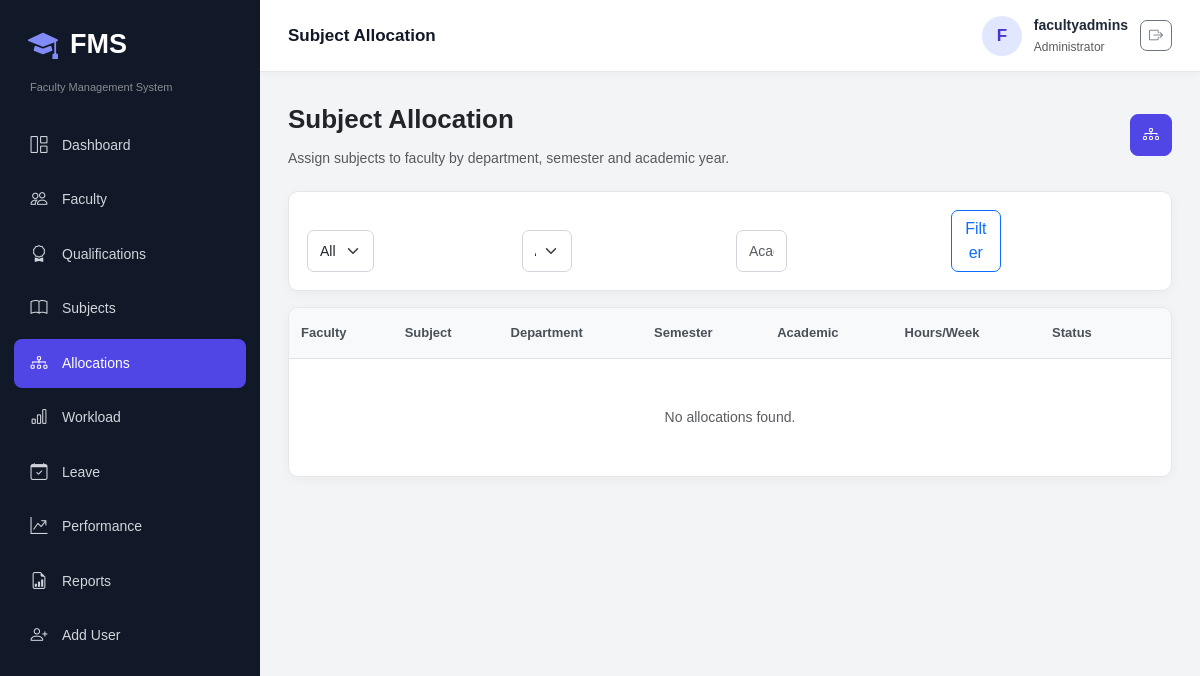
The app's page /allocations/ (signed in), older data.
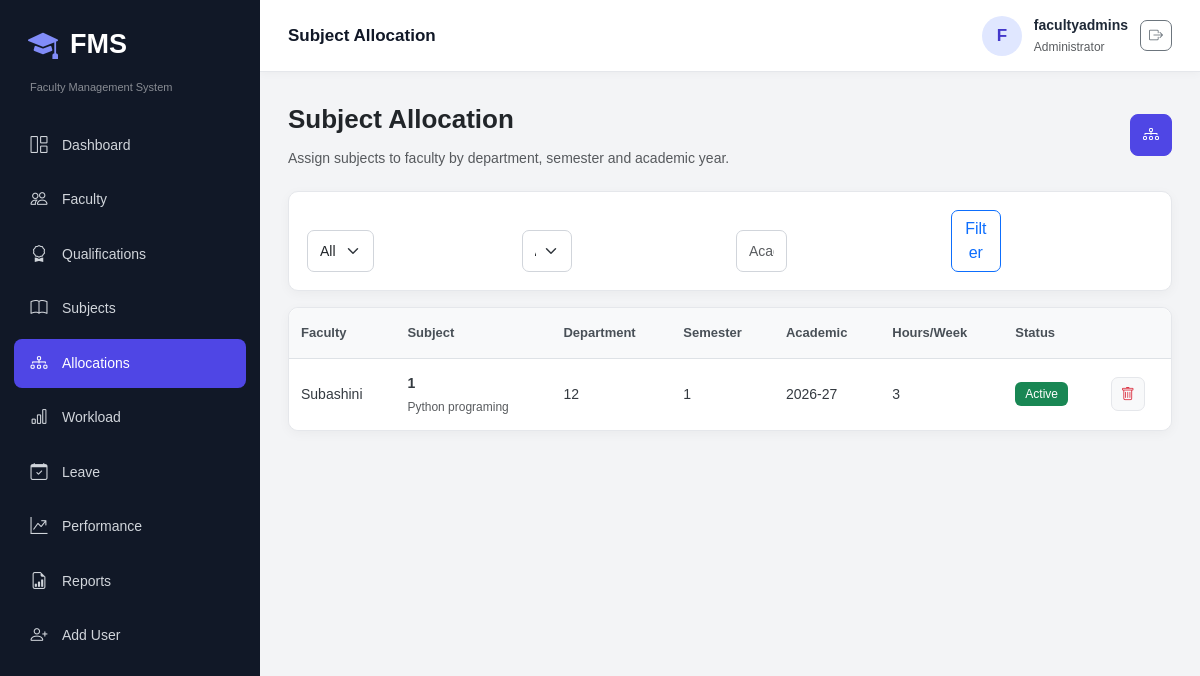
The same page, newer data.
### fms_app/models.py (models this page shows, shortened)
class SubjectAllocation(models.Model):
    STATUS_CHOICES = [('Active', 'Active'), ('Completed', 'Completed')]
    faculty = models.ForeignKey(Faculty, on_delete=models.CASCADE, related_name='allocations')
    subject = models.ForeignKey(Subject, on_delete=models.CASCADE, related_name='allocations')
    department = models.ForeignKey(Department, on_delete=models.PROTECT)
    semester = models.PositiveIntegerField()
    academic_year = models.CharField(max_length=20)
    hours_per_week = models.PositiveIntegerField(validators=[MinValueValidator(1), MaxValueValidator(40)])
    allocation_date = models.DateField(auto_now_add=True)
    status = models.CharField(max_length=20, choices=STATUS_CHOICES, default='Active')
    class Meta:
        constraints = [
            models.UniqueConstraint(fields=['faculty', 'subject', 'academic_year', 'semester'], name='unique_faculty_subject_allocation')
        ]

class Faculty(models.Model):
    EMPLOYMENT_CHOICES = [('Permanent', 'Permanent'), ('Contract', 'Contract'), ('Visiting', 'Visiting')]
    STATUS_CHOICES = [('Active', 'Active'), ('Inactive', 'Inactive')]
    GENDER_CHOICES = [('Male', 'Male'), ('Female', 'Female'), ('Other', 'Other')]
    faculty_id = models.CharField(max_length=30, unique=True)
    name = models.CharField(max_length=120)
    profile_photo = models.ImageField(upload_to='faculty/', blank=True, null=True)
    gender = models.CharField(max_length=20, choices=GENDER_CHOICES)
    dob = models.DateField(blank=True, null=True)
    email = models.EmailField(unique=True)
    phone = models.CharField(max_length=15)
    address = models.TextField(blank=True)
    department = models.ForeignKey(Department, on_delete=models.PROTECT)
    designation = models.CharField(max_length=80)
    joining_date = models.DateField()
    employment_type = models.CharField(max_length=20, choices=EMPLOYMENT_CHOICES)
    experience = models.DecimalField(max_digits=4, decimal_places=1, default=0)
    status = models.CharField(max_length=20, choices=STATUS_CHOICES, default='Active')
    user = models.OneToOneField(User, on_delete=models.SET_NULL, null=True, blank=True)
    created_at = models.DateTimeField(auto_now_add=True)
    updated_at = models.DateTimeField(auto_now=True)

class Subject(models.Model):
    STATUS_CHOICES = [
        ('Active', 'Active'),
        ('Inactive', 'Inactive'),
    ]
    subject_code = models.CharField(
        max_length=30,
        unique=True
    )
    subject_name = models.CharField(
        max_length=150
    )
    department = models.ForeignKey(
        Department,
        on_delete=models.PROTECT
    )
    semester = models.PositiveIntegerField(
        validators=[
            MinValueValidator(1),
            MaxValueValidator(8)
        ]
    )
    academic_year = models.CharField(
        max_length=20,
        default='2026-27'
    )
    credits = models.PositiveIntegerField(default=3)
    hours_per_week = models.PositiveIntegerField(default=3)
    status = models.CharField(
        max_length=20,
        choices=STATUS_CHOICES,
        default='Active'
    )

class Department(models.Model):
    name = models.CharField(max_length=100, unique=True)
    code = models.CharField(max_length=20, unique=True)
    status = models.BooleanField(default=True)

### fms_app/views.py (the view)
@login_required
@role_required('ADMIN', 'HOD', 'FACULTY')
def allocation_list(request):
    qs = SubjectAllocation.objects.select_related('faculty', 'subject', 'department').order_by('-allocation_date')
    if get_role(request.user) == 'HOD': qs = qs.filter(department=getattr(request.user.userprofile, 'department', None))
    if get_role(request.user) == 'FACULTY': qs = qs.filter(faculty__user=request.user)
    department = request.GET.get('department', '')
    semester = request.GET.get('semester', '')
    year = request.GET.get('academic_year', '')
    if department: qs = qs.filter(department_id=department)
    if semester: qs = qs.filter(semester=semester)
    if year: qs = qs.filter(academic_year=year)
    return render(request, 'allocation/list.html', {'allocations': qs, 'departments': Department.objects.filter(status=True), 'selected_department': department, 'selected_semester': semester, 'selected_year': year})

### fms_app/templates/allocation/list.html (shortened to what this page needs)
{% extends 'base.html' %}
{% load static %}
{% block page_heading %}
Subject Allocation
{% endblock %}
{% block extra_css %}
<link rel="stylesheet" href="{% static 'css/allocation/allocation.css' %}">
{% endblock %}
{% block content %}
<div class="allocation-header">
    <div>
        <div class="title">Subject Allocation</div>
        <p class="text-muted">Assign subjects to faculty by department, semester and academic year.</p>
    </div>
    <a href="{% url 'allocation_add' %}" class="btn btn-primary">
        <i class="bi bi-diagram-3"></i>
    </a>
</div>
<form class="card card-body filter-box mb-3" method="get">
    <div class="col-g-2">
        <div class="col-md-4">
            <select name="department" class="form-select">
                <option value="">All departments</option>
            </select>
        </div>
        <div class="col-md-3">
            <select name="semester" class="form-select">
                <option value="">All semesters</option>
            </select>
        </div>
        <div class="col-md-3">
            <input name="academic_year"
            value="{{ selected_year}}" class="form-control" placeholder="Academic year e.g. 2026-27">
        </div>
        <div class="col-md-3">
            <button class="btn btn-outline-primary w-100">Filter</button>
        </div>
    </div>
</form>
<div class="card">
<div class="table-responsive">
    <table class="table align-middle mb-0">
        <thead>
            <tr>
                <th>Faculty</th>
                <th>Subject</th>
                <th>Department</th>
                <th>Semester</th>
                <th>Academic</th>
                <th>Hours/Week</th>
                <th>Status</th>
                <th></th>
            </tr>
        </thead>
        <tbody>
             {% for a in allocations %}
                <tr>
                    <td>
                        {{ a.faculty.name }}
                    </td>
                    <td>
                        <strong>{{ a.subject.subject_code }}</strong>
                        <small class="d-block text-muted">
                            {{ a.subject.subject_name }}
                        </small>
                    </td>
                    <td>
                        {{ a.department.code }}
                    </td>
                    <td>
                        {{ a.semester }}
                    </td>
                    <td>
                        {{ a.academic_year }}
                    </td>
                    <td>
                        {{ a.hours_per_week }}
                    </td>
                    <td>
                        <span class="badge text-bg-success">
                            {{ a.status }}
                        </span>
                    </td>
                    <td>
                        <form
                            method="post"
                            action="{% url 'allocation_delete' a.pk %}"
                            class="delete-form">
                            <button class="btn btn-sm btn-light text-danger">
                                <i class="bi bi-trash"></i>
                            </button>
                        </form>
                    </td>
                </tr>
                {% empty %}
                <tr>
                    <td colspan="8" class="text-center py-5 text-muted">
                        No allocations found.
                    </td>
                </tr>
                {% endfor %}
        </tbody>
    </table>
</div>
</div>
{% endblock %}

Row changes from the older to the newer data that the page shows:
added SubjectAllocation: faculty.name "Subashini", subject.subject_code "1", subject.subject_name "Python programing", department.code "12", semester "1", academic_year "2026-27", hours_per_week "3", status "Active"
Text that changed along with them:
text no longer shown: "No allocations found."
